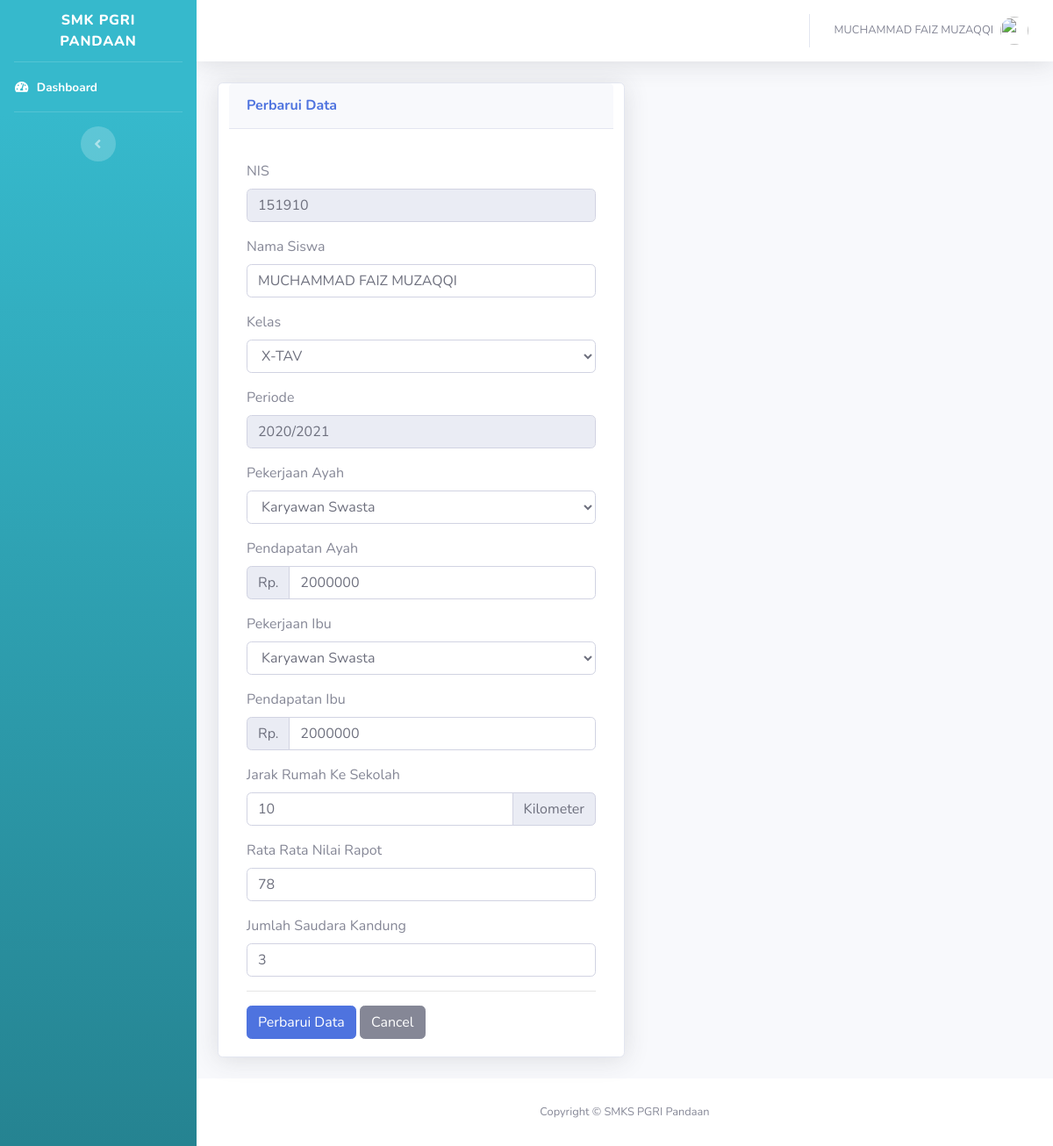
Screenshot of /user/edit.php (signed in) with the database file from the repository.
### tables this page shows
CREATE TABLE `tb_user` (
  `id` int(11) NOT NULL,
  `nama` varchar(100) NOT NULL,
  `username` varchar(50) NOT NULL,
  `password` varchar(256) NOT NULL,
  `level` int(1) NOT NULL
);

CREATE TABLE `tb_hasil` (
  `nis` varchar(7) NOT NULL,
  `nama` varchar(50) NOT NULL,
  `pekerjaan_ayah` varchar(100) NOT NULL,
  `pendapatan_ayah` int(50) NOT NULL,
  `bobot_pendapatan_ayah` float NOT NULL,
  `pekerjaan_ibu` varchar(100) NOT NULL,
  `pendapatan_ibu` int(50) NOT NULL,
  `bobot_pendapatan_ibu` float NOT NULL,
  `jumlah_saudara` int(11) NOT NULL,
  `bobot_saudara` float NOT NULL,
  `jarak_rumah` float NOT NULL,
  `bobot_jarak` float NOT NULL,
  `prestasi_akedemik` int(11) NOT NULL,
  `keterangan` varchar(50) NOT NULL,
  `kelas` varchar(50) DEFAULT NULL,
  `periode` varchar(20) NOT NULL,
  `level` int(1) NOT NULL
);

### function.php (called while the page is built, shortened)
<?php
require 'connection.php';
function base_url($url = null)
{
  $base_url = "http://localhost/bansos_covid19";
  if ($url != null) {
    return $base_url . "/" . $url;
  } else {
    return $base_url;
  }
}
function query($kuery)
{
  global $conn;
  $result = mysqli_query($conn, $kuery);
  $rows = [];
  while ($row = mysqli_fetch_assoc($result)) {
    $rows[] = $row;
  }
  return $rows;
}

### user/edit.php (the view, shortened to what this page needs)
<?php
include 'template/header.php';
$nis = $c['username'];
$data = query("SELECT * FROM tb_hasil WHERE nis ='$nis'")[0];
?>
<div class="container-fluid">
  <div class="card shadow mb-4 col-lg-6">
    <div class="card-header py-3">
      <h6 class="m-0 font-weight-bold text-primary">Perbarui Data</h6>
    </div>
    <div class="card-body">
      <form action="klasifikasi.php" method="POST">
        <div class="form-group">
          <label for="exampleInputEmail2">NIS</label>
          <input type="number" class="form-control" id="exampleInputEmail2" aria-describedby="emailHelp" placeholder="Nomor Induk Sekolah" name="nis" value="<?= $data['nis'] ?>" readonly>
        </div>
        <div class="form-group">
          <label for="exampleInputEmail1">Nama Siswa</label>
          <input type="text" class="form-control" id="exampleInputEmail1" aria-describedby="emailHelp" placeholder="Nama Lengkap Siswa" name="nama" value="<?= $data['nama'] ?>" required>
        </div>
        <div class="form-group">
          <label for="inputState">Kelas</label>
          <select id="inputState" class="form-control" required name="kelas">
            <?php
            if ($data['kelas'] == 'X-TAV') {
              echo '
            <option value="X-TAV" selected>X-TAV</option>
            <option value="X-TKJ">X-TKJ</option>
            <option value="X-TBSM">X-TBSM</option>
            <option value="X-AK">X-AK</option>
            <option value="XI-TAV">XI-TAV</option>
            <option value="XI-TKJ">XI-TKJ</option>
            <option value="XI-TBSM">XI-TBSM</option>
            <option value="XI-AK">XI-AK</option>
            <option value="XII-TAV">XII-TAV</option>
            <option value="XII-TKJ">XII-TKJ</option>
            <option value="XII-TBSM">XII-TBSM</option>
            <option value="XII-AK">XII-AK</option>';
            }
            ?>
          </select>
        </div>
        <div class="form-group">
          <label for="exampleInputEmail1">Periode</label>
          <input type="text" class="form-control" id="exampleInputEmail1" aria-describedby="emailHelp" placeholder="Nama Lengkap Siswa" name="periode" value="<?= $data['periode'] ?>" readonly>
        </div>
        <div class="form-group">
          <label for="inputState">Pekerjaan Ayah</label>
          <select id="inputState" class="form-control" required name="pekerjaan_ayah">
            <?php
            if ($data['pekerjaan_ayah'] == 'Buruh') {
              echo '<option value="Buruh" selected>Buruh</option>
              <option value="Buruh">Buruh</option>
              <option value="Honorer">Honorer</option>
              <option value="Karyawan Swasta">Karyawan Swasta</option>
              <option value="Pegawai Negeri Sipil">Pegawai Negeri Sipil (PNS)</option>
              <option value="Pengangguran">Pengangguran</option>
              <option value="Petani">Petani</option>
              <option value="Wirausaha">Wirausaha</option>
              <option value="Wiraswasta">Wiraswasta</option>';
            } elseif ($data['pekerjaan_ayah'] == 'Karyawan Swasta') {
              echo '<option value="Buruh">Buruh</option>
              <option value="Honorer">Honorer</option>
              <option value="Karyawan Swasta" selected>Karyawan Swasta</option>
              <option value="Pegawai Negeri Sipil">Pegawai Negeri Sipil (PNS)</option>
              <option value="Pengangguran">Pengangguran</option>
              <option value="Petani">Petani</option>
              <option value="Wirausaha">Wirausaha</option>
              <option value="Wiraswasta">Wiraswasta</option>';
            }
            ?>
          </select>
        </div>
        <div class="form-group">
          <label for="exampleInputEmail1">Pendapatan Ayah</label>
          <div class="input-group mb-3">
            <div class="input-group-prepend">
              <span class="input-group-text" id="basic-addon1">Rp.</span>
            </div>
            <input type="number" class="form-control" placeholder="nominal" aria-label="Username" aria-describedby="basic-addon1" name="pendapatan_ayah" value="<?= $data['pendapatan_ayah'] ?>" required>
          </div>
        </div>
        <div class="form-group">
          <label for="inputState">Pekerjaan Ibu</label>
          <select id="inputState" class="form-control" name="pekerjaan_ibu" required>
            <?php
            if ($data['pekerjaan_ibu'] == 'Buruh') {
              echo '<option value="Buruh" selected>Buruh</option>
              <option value="Buruh">Buruh</option>
              <option value="Honorer">Honorer</option>
              <option value="Ibu Rumah Tangga">Ibu Rumah Tangga (IRT)</option>
              <option value="Karyawan Swasta">Karyawan Swasta</option>
              <option value="Pegawai Negeri Sipil">Pegawai Negeri Sipil (PNS)</option>
              <option value="Petani">Petani</option>
              <option value="Wirausaha">Wirausaha</option>
              <option value="Wiraswasta">Wiraswasta</option>';
            } elseif ($data['pekerjaan_ibu'] == 'Karyawan Swasta') {
              echo '<option value="Buruh">Buruh</option>
              <option value="Honorer">Honorer</option>
              <option value="Ibu Rumah Tangga">Ibu Rumah Tangga (IRT)</option>
              <option value="Karyawan Swasta" selected>Karyawan Swasta</option>
              <option value="Pegawai Negeri Sipil">Pegawai Negeri Sipil (PNS)</option>
              <option value="Petani">Petani</option>
              <option value="Wirausaha">Wirausaha</option>
              <option value="Wiraswasta">Wiraswasta</option>';
            }
            ?>
          </select>
        </div>
        <div class="form-group">
          <label for="exampleInputEmail1">Pendapatan Ibu</label>
          <div class="input-group mb-3">
            <div class="input-group-prepend">
              <span class="input-group-text" id="basic-addon1">Rp.</span>
            </div>
            <input type="number" class="form-control" placeholder="nominal" aria-label="Username" aria-describedby="basic-addon1" name="pendapatan_ibu" value="<?= $data['pendapatan_ibu'] ?>" required>
          </div>
        </div>
        <div class="form-group">
          <label for="exampleInputEmail1">Jarak Rumah Ke Sekolah</label>
          <div class="input-group mb-3">
            <input type="number" class="form-control" placeholder="Jarak Rumah ke Sekolah" aria-label="Recipient's username" aria-describedby="basic-addon2" name="jarak_rumah" value="<?= $data['jarak_rumah'] ?>" required>
            <div class="input-group-append">
              <span class="input-group-text" id="basic-addon2">Kilometer</span>
            </div>
          </div>
        </div>
        <div class="form-group">
          <label for="exampleInputEmail1">Rata Rata Nilai Rapot</label>
          <input type="number" class="form-control" id="exampleInputEmail1" aria-describedby="emailHelp" placeholder="Rata-Rata Nilai Rapot" name="nilai" value="<?= $data['prestasi_akedemik'] ?>" required>
        </div>
        <div class="form-group">
          <label for="exampleInputEmail1">Jumlah Saudara Kandung</label>
          <input type="number" class="form-control" id="exampleInputEmail1" aria-describedby="emailHelp" placeholder="Jumlah Saudara Kandung" name="jumlah_saudara" value="<?= $data['jumlah_saudara'] ?>" required>
        </div>
        <hr class="sidebar-divider d-none d-md-block">
        <button onclick="return confirm('Pastikan Data Yang Anda Masukan Sudah Benar, Jika Terjadi Kelasahan Dalam Input Data Silahkan Hubungi Admin Sekolah!');" type="submit" class="btn btn-primary" name="hitung">Perbarui Data</button>
        <a href="index.php" class="btn btn-secondary">Cancel</a>
      </form>
    </div>
  </div>
</div>
<?php
include 'template/footer.php';
?>

### user/template/header.php (shortened to what this page needs)
<?php require '../connection.php';
include_once '../function.php';
$b = $_SESSION['username'];
$q = mysqli_query($conn, "SELECT * FROM tb_user WHERE username='$b'");
$c = mysqli_fetch_assoc($q);
?>
<!DOCTYPE html>
<html lang="en">
<head>
  <link href="<?= base_url('assets/') ?>vendor/fontawesome-free/css/all.min.css" rel="stylesheet" type="text/css">
  <link href="<?= base_url('assets/') ?>css/sb-admin-2.min.css" rel="stylesheet">
  <link href="<?= base_url('assets/') ?>vendor/datatables/dataTables.bootstrap4.min.css" rel="stylesheet">
  <link rel="stylesheet" href="https://stackpath.bootstrapcdn.com/font-awesome/4.7.0/css/font-awesome.min.css">
</head>
<body id="page-top">
  <div id="wrapper">
    <ul class="navbar-nav bg-gradient-info sidebar sidebar-dark accordion" id="accordionSidebar">
      <a class="sidebar-brand d-flex align-items-center justify-content-center" href="index.html">
        <div class="sidebar-brand-text mx-3">SMK PGRI Pandaan</div>
      </a>
      <hr class="sidebar-divider my-0">
      <li class="nav-item active">
        <a class="nav-link" href="<?= base_url('user') ?>">
          <i class="fas fa-fw fa-tachometer-alt"></i>
          <span>Dashboard</span></a>
      </li>
      <hr class="sidebar-divider d-none d-md-block">
      <div class="text-center d-none d-md-inline">
        <button class="rounded-circle border-0" id="sidebarToggle"></button>
      </div>
    </ul>
    <div id="content-wrapper" class="d-flex flex-column">
      <div id="content">
        <nav class="navbar navbar-expand navbar-light bg-white topbar mb-4 static-top shadow">
          <ul class="navbar-nav ml-auto">
            <li class="nav-item dropdown no-arrow">
              <a class="nav-link dropdown-toggle" href="#" id="userDropdown" role="button" data-toggle="dropdown" aria-haspopup="true" aria-expanded="false">
                <span class="mr-2 d-none d-lg-inline text-gray-600 small"><?= $c['nama'] ?></span>
                <img class="img-profile rounded-circle" src="https://source.unsplash.com/QAB-WJcbgJk/60x60">
              </a>
            </li>
          </ul>
        </nav>

### rows the page displays
tb_user: nama "MUCHAMMAD FAIZ MUZAQQI"
tb_hasil: nis "151910", nama "MUCHAMMAD FAIZ MUZAQQI", kelas "X-TAV", periode "2020/2021", pekerjaan_ayah "Karyawan Swasta", pendapatan_ayah "2000000", pekerjaan_ibu "Karyawan Swasta", pendapatan_ibu "2000000", jarak_rumah "10", nilai "78", jumlah_saudara "3"
